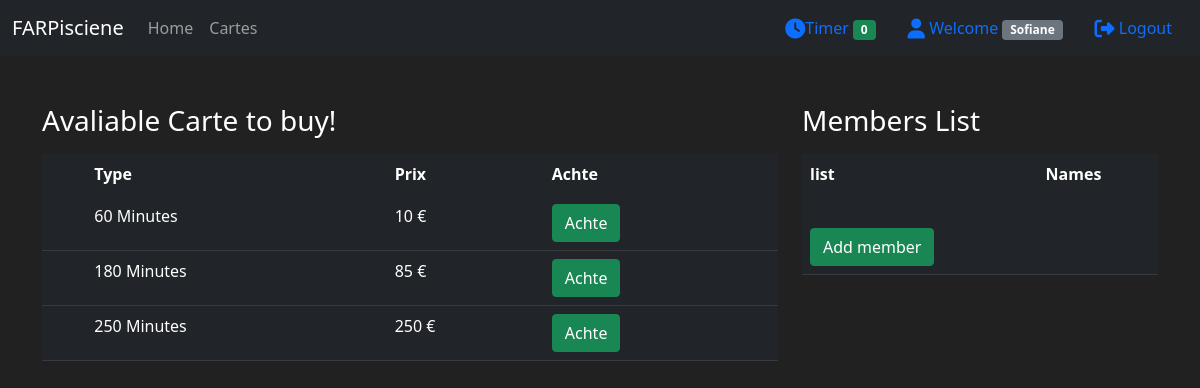
/carte (signed in), run on the app's committed database.
### far_app/models.py (models this page shows, shortened)
class Client(db.Model, UserMixin):
    id = db.Column(db.Integer(), primary_key=True)
    nom = db.Column(db.String(length=30), nullable=False)
    prenom = db.Column(db.String(length=30), nullable=False)
    telephone = db.Column(db.String(length=10), nullable=False, unique=True)
    code_pin = db.Column(db.Integer(), nullable=False) # ADD PIN CODE
    email = db.Column(db.String(length=50), nullable=False, unique=True)
    password_hash = db.Column(db.String(length=68), nullable=False)
    adresse_rue = db.Column(db.String(length=30))
    code_postal = db.Column(db.String(length=8))
    ville = db.Column(db.String(length=10))
    memo = db.Column(db.String(length=256))
    timer = db.Column(db.Integer(), default=0)
    cartes = db.relationship('Carte', backref='owned_user', lazy=True)
    members = db.relationship('Member', backref='main_user', lazy=True)
    '''
    need function later
    '''
    @property
    def password(self):
        return self.password

class Carte(db.Model):
    id = db.Column(db.Integer(), primary_key=True)
    solde = db.Column(db.Integer(), nullable=False)
    code_pin = db.Column(db.String(length=8))
    type_carte = db.Column(db.String(), nullable=False)
    date_achat = db.Column(db.String())#test time
    date_exp = db.Column(db.String())
    owner = db.Column(db.Integer(), db.ForeignKey('client.id'))

### far_app/routes.py (the view, shortened to what this page needs)
@app.route('/carte', methods=['GET', 'POST'])
@login_required # REQUIRE CLIENT TO LOGIN BEFORE ACCESS THIS PAGE
def carte_page():
    member_form = AddMemberForm()
    purchase_form = PurchaseCartForm()
    if request.method == "GET":
        user_id = current_user.id
        cartes = Carte.query.all()
        members = Member.query.filter_by(owner_member=user_id)
        print(f'THIS MEMBER SHIP WITH THIS CLIENT: {members}')
        return render_template('carte.html', cartes=cartes, members=members, purchase_form=purchase_form, member_form=member_form)

### far_app/models.py (called while the page is built)
@login_manager.user_loader
def load_user(user_id):
    return Client.query.get(int(user_id))

### far_app/Templates/Carte.html (shortened to what this page needs)
{% extends 'layout.html' %} {% block title %} Cartes page {% endblock %} {%
block body %}
<div class="container">
  <div class="row">
    <div class="col-8">
      <h3 class="mt-5">Avaliable Carte to buy!</h3>
        <table class="table mt-3">
          <thead>
            <tr class="table-dark">
              <th scope="col"></th>
              <th scope="col">Type</th>
              <th scope="col">Prix</th>
              <th scope="col">Achte</th>
            </tr>
          </thead>
          <tbody>
            {% for carte in cartes %}
            <tr class="table-dark">
              <th scope="row"></th>
              {% if carte.type_carte == 'Unlimited' %}
              <td>{{ carte.type_carte }}</td>
              {% else %}
              <td>{{ carte.type_carte }} Minutes</td>
              {% endif %}
              <td>{{ carte.solde }} €</td>
              <td>
                <button class="btn btn-outline btn-success" data-bs-toggle="modal" data-bs-target="#buyModal-{{ carte.id }}">Achte</button>
              </td>
            </tr>
            {% endfor %}
          </tbody>
        </table>
    </div>
    <div class="col-4">
      <h3 class="mt-5">Members List</h3>
      <table class="table mt-3">
        <thead>
          <tr class="table-dark">
            <th scope="col">list</th>
            <th scope="col">Names</th>
        </thead>
        <tbody>
          <tr class="table-dark">
            <td>
              <button class="btn btn-outline btn-success mt-4" id="add_mem" data-bs-toggle="modal" data-bs-target="#addModal-{{ current_user.id }}">Add member</button>
            </td>
            <td></td>
        </tbody>
      </table>
    </div>
  </div>
</div>
  {% endblock%}

### far_app/Templates/layout.html (shortened to what this page needs)
<!DOCTYPE html>
<html lang="en">
  <head>
    <link
      href="https://cdn.jsdelivr.net/npm/bootstrap@5.1.3/dist/css/bootstrap.min.css"
      rel="stylesheet"
    />
  </head>
  <body>
    <nav class="navbar navbar-expand-lg navbar-dark bg-dark">
      <div class="container-fluid">
        <a class="navbar-brand" href="#">FARPisciene</a>
        <div class="collapse navbar-collapse" id="navbarNavAltMarkup">
          <div class="navbar-nav">
            <a
              class="nav-link"
              aria-current="page"
              href="{{url_for('home_page')}}"
              >Home</a
            >
            <a class="nav-link" href="{{url_for('carte_page')}}">Cartes</a>
          </div>
        </div>
        {% if current_user.is_authenticated %}
          <div class="d-flex">
            <a class="nav-link" href="#"><i class="fas fa-clock fa-lg"></i>Timer
              <span class="badge bg-success"> {{ current_user.timer }}</span></a>
            <span class="nav-link" href="#"><i class="fas fa-user fa-lg"></i> Welcome
              <span class="badge bg-secondary">{{ current_user.prenom }}</span></span>
            <a class="nav-link" href="{{url_for('logout_page')}}"><i class="fas fa-sign-out-alt fa-lg"></i> Logout</a>
          </div>
        {% else%}
          <div class="d-flex">
            <a class="nav-link" href="{{url_for('login_page')}}">Log in</a>
            <a class="nav-link" href="{{url_for('register_page')}}">Register</a>
          </div>
        {% endif%}
      </div>
    </nav>
    {% block body %}
    {% endblock %}
  </body>
</html>

### far_app/Templates/layout.html (style rules this page uses)
body { background-color: #212121; color: white; }

### data on the page
Client: timer "0", prenom "Sofiane"
Carte: type_carte "60", solde "10"
Carte: type_carte "180", solde "85"
Carte: type_carte "250", solde "250"
